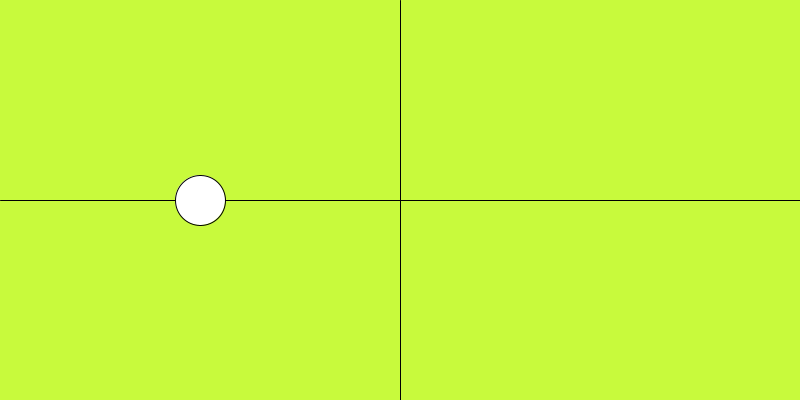
Frame 1 (no input)
Frame 60 (the mouse pressed at the canvas centre just before this capture): identical to frame 1, image omitted
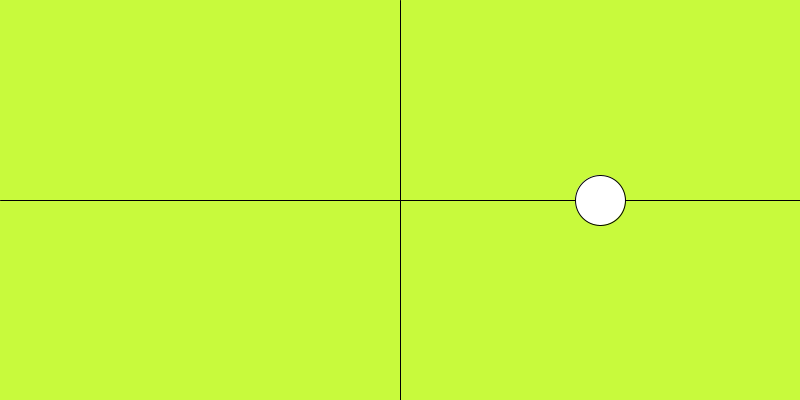
Frame 120 (the mouse held since frame 60 and released just before this capture)

The Processing sketch that drew these frames (run headless with seeded random() and noise(); from frame 60 on, the mouse is pressed at the canvas centre):

// Processing sketch: Day07_6_if_else_XYmouse
// ── Day07_6_if_else_XYmouse.pde
void setup() {

  size(800, 400);
  noFill();
  smooth();
}

void draw () {

  background(200, 250, 60);
  line(width/2, 0, width/2, height);
  line(0, height/2, width, height/2);

  fill(255);

  if ((mouseX<width/2)&&(mouseY<height/2)) {
    ellipse(200, 200, 50, 50);
  }

  else {
    ellipse(600, 200, 50, 50);
  }
}
